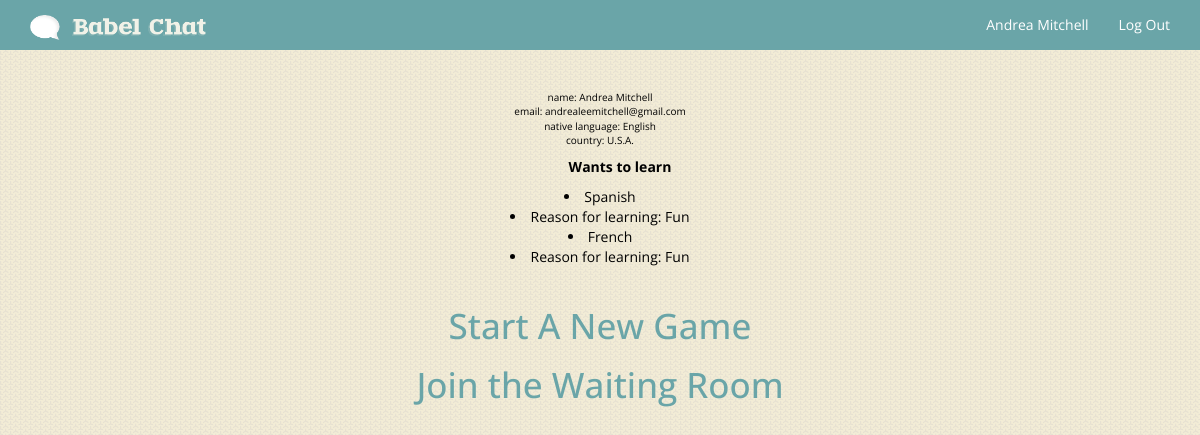
Screenshot of /profile (signed in) with the database file from the repository.
### model.py (models this page shows)
class User(Base):
    __tablename__ = "users"
    id = Column(Integer, primary_key = True)
    name = Column(String(64), nullable=False)
    email = Column(String(64), nullable=False)
    password = Column(String(64), nullable=False)
    mother_tongue_code = Column(String(64), ForeignKey("languages.language_code"))
    country_code = Column(String(64), ForeignKey("countries.country_code"))
    reason = Column(String(64), nullable=False)
    language = relationship("Language", backref=backref("native_speakers"))
    country = relationship("Country", backref=backref("users"))

class Language(Base):
    __tablename__ = "languages"
    language_code = Column(String(64), nullable=False, primary_key=True)
    language_name = Column(String(64), nullable=False)

class Country(Base):
    __tablename__ = "countries"
    country_code = Column(String(64), nullable=False, primary_key=True)
    country_name = Column(String(64), nullable=False)

class Language_desired(Base):
    __tablename__ = "languages_desired"
    id = Column(Integer, primary_key=True)
    user_id = Column(Integer, ForeignKey('users.id'))
    language_code = Column(String(64), ForeignKey('languages.language_code'))
    level = Column(String(64), nullable=False)
    user = relationship("User",backref=backref("Language_desired"))
    language = relationship("Language", backref=backref("Language_desired"))

### babel.py (the view)
@app.route("/profile")
def display_profile():
    user = dbsession.query(User).filter_by(name=session["login"]).first()
    print session
    return render_template("profile.html", user=user)

### templates/profile.html
{% extends 'base_in.html' %}
{% block body %}
<div id="profile_wrapper">
	<p>name: {{ user.name }} <br/>
	   email: {{ user.email }} <br/>
	   native language: {{ user.language.language_name }} <br/>
	   country: {{ user.country.country_name }} <br/>
	    <strong><ul>Wants to learn</ul></strong>
	   {% for lang in user.Language_desired %}
	        <li>{{ lang.language.language_name }}</li>
	        <li>Reason for learning: {{ user.reason }}</li>
	   {% endfor %}<br/>
	 </p>
	<h1 style="font-size: 35px; font-color: #000; !important"> <a href="/video_chat?start={{ user.mother_tongue_code }}">Start A New Game</a> </h1>
	<h1 style="font-size: 35px; font-color: #000; !important"> <a href="/video_chat">Join the Waiting Room</a> </h1>
</div>
{% endblock %}

### templates/base_in.html (shortened to what this page needs)
<!DOCTYPE HTML>
<html lang="en">
<head>
    <link href="../static/css/bootstrap.min.css" rel="stylesheet">
    <link href="../static/css/cover.css" rel="stylesheet">
    <link href="../static/css/signin.css" rel="stylesheet">
    <link href="../static/css/custom.css" rel="stylesheet">
</head>
<body>
    <nav class="navbar navbar-inverse navbar-fixed-top signupnav" role="navigation">
      <div class="container">
        <div class="navbar-header">
          <a class="navbar-brand" href="/"><img src="../static/img/sm_logo.png" height="25px"></a>
        </div>
        <div id="navbar" class="navbar-collapse collapse">
          <ul class="nav navbar-nav navbar-right">
            {% if session.get("login", False) %}
                <li class=""><a href="/profile">{{ session['login'] }}<span class='sr-only'>(current)</span></a></li>
              {% endif %}
              {% if session.get("login", False) %}
                  <li><a href="/logout">Log Out</a></li>
               {% else %}
                  <li><a href="/">Log In</a></li>
                {% endif %}
          </ul>
        </div>
      </div>
    </nav>
        {% block body %}{% endblock %}
    </body>
</html>

### static/css/cover.css (style rules this page uses)
a, a:focus, a:hover { color: #fff; }
body { height: 100%; background-color: #f3eedd; background-image: url("../img/sprinkles.png"); color: #fff; text-align: center; }

### static/css/signin.css (style rules this page uses)
body { padding-top: 40px; padding-bottom: 40px; background-color: ; }
.signupnav { background-color: #6aa5a8 !important; }

### static/css/custom.css (style rules this page uses)
html, body, h1, h2, h3, h4, h5, h6, p { font-family: "Open Sans" !important; }
body p { font-size: 10px; }
.navbar { max-height: 35px; !important }
.navbar-inverse { background-color: #e9a34d; color: #fff; !important }
.navbar-nav>li>a { color: #fff; !important }
.navbar-inverse .navbar-collapse, .navbar-inverse .navbar-form { border-color: none !important; }
.navbar-inverse { border: none !important; }
.navbar-inverse .navbar-brand { color: #fff; }
.navbar-inverse .navbar-nav>li>a { color: #fff; }
#profile_wrapper { margin-top: 50px; color: #000; }
#profile_wrapper p { color: #000; !important }
a, a:focus, a:hover { color: #6aa5a8; }

### rows the page displays
User: login "Andrea Mitchell", name "Andrea Mitchell", email "andrealeemitchell@gmail.com", reason "Fun"
Language: language.language_name "English"
Country: country.country_name "U.S.A."
Language_desired: language.language_name "Spanish"
Language_desired: language.language_name "French"
